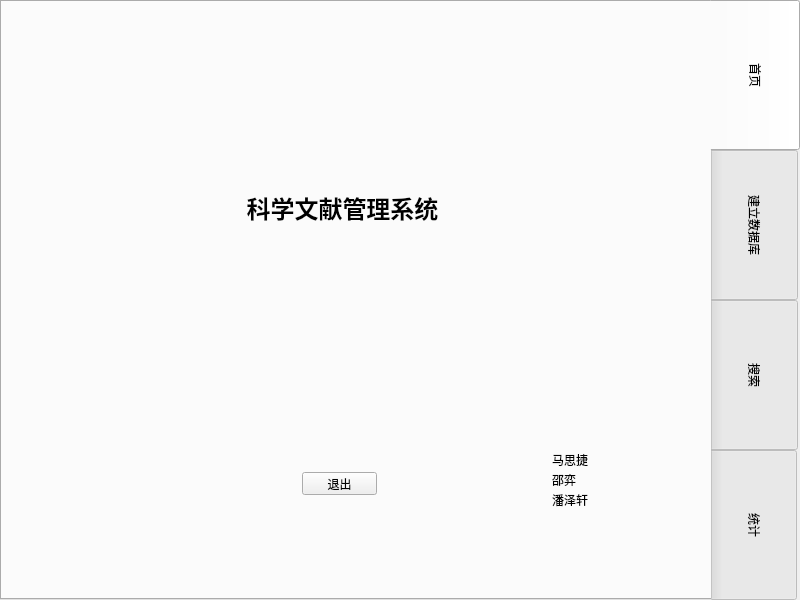
<?xml version="1.0" encoding="UTF-8"?>
<ui version="4.0">
 <class>Form</class>
 <widget class="QWidget" name="Form">
  <property name="geometry">
   <rect>
    <x>0</x>
    <y>0</y>
    <width>800</width>
    <height>600</height>
   </rect>
  </property>
  <property name="windowTitle">
   <string>Form</string>
  </property>
  <widget class="QTabWidget" name="MainWidget">
   <property name="geometry">
    <rect>
     <x>0</x>
     <y>0</y>
     <width>800</width>
     <height>600</height>
    </rect>
   </property>
   <property name="styleSheet">
    <string notr="true">QTabBar::tab{width:90}
QTabBar::tab{height:150}</string>
   </property>
   <property name="tabPosition">
    <enum>QTabWidget::East</enum>
   </property>
   <property name="currentIndex">
    <number>0</number>
   </property>
   <widget class="QWidget" name="tab_4">
    <attribute name="title">
     <string>首页</string>
    </attribute>
    <widget class="QLabel" name="label_main1">
     <property name="geometry">
      <rect>
       <x>210</x>
       <y>180</y>
       <width>261</width>
       <height>51</height>
      </rect>
     </property>
     <property name="styleSheet">
      <string notr="true">font: 9pt &quot;华文行楷&quot;;</string>
     </property>
     <property name="text">
      <string>&lt;html&gt;&lt;head/&gt;&lt;body&gt;&lt;p align=&quot;center&quot;&gt;&lt;span style=&quot; font-size:18pt; font-weight:700;&quot;&gt;科学文献管理系统&lt;/span&gt;&lt;/p&gt;&lt;/body&gt;&lt;/html&gt;</string>
     </property>
    </widget>
    <widget class="QPushButton" name="pushButton_exit">
     <property name="geometry">
      <rect>
       <x>300</x>
       <y>470</y>
       <width>75</width>
       <height>23</height>
      </rect>
     </property>
     <property name="text">
      <string>退出</string>
     </property>
    </widget>
    <widget class="QLabel" name="label_name2">
     <property name="geometry">
      <rect>
       <x>550</x>
       <y>470</y>
       <width>54</width>
       <height>16</height>
      </rect>
     </property>
     <property name="text">
      <string>邵弈</string>
     </property>
    </widget>
    <widget class="QLabel" name="label_name3">
     <property name="geometry">
      <rect>
       <x>550</x>
       <y>490</y>
       <width>54</width>
       <height>16</height>
      </rect>
     </property>
     <property name="text">
      <string>潘泽轩</string>
     </property>
    </widget>
    <widget class="QLabel" name="label_name1">
     <property name="geometry">
      <rect>
       <x>550</x>
       <y>450</y>
       <width>54</width>
       <height>16</height>
      </rect>
     </property>
     <property name="text">
      <string>马思捷</string>
     </property>
    </widget>
   </widget>
   <widget class="QWidget" name="DataBasetab">
    <attribute name="title">
     <string>建立数据库</string>
    </attribute>
    <widget class="QPushButton" name="pushButton_db">
     <property name="geometry">
      <rect>
       <x>440</x>
       <y>420</y>
       <width>121</width>
       <height>61</height>
      </rect>
     </property>
     <property name="text">
      <string>建立数据库</string>
     </property>
    </widget>
    <widget class="QLabel" name="label_openfile">
     <property name="enabled">
      <bool>false</bool>
     </property>
     <property name="geometry">
      <rect>
       <x>90</x>
       <y>190</y>
       <width>481</width>
       <height>121</height>
      </rect>
     </property>
     <property name="styleSheet">
      <string notr="true">color: #333333;
font-size: 20px;
font-weight: bold;
font-family: CMU Serif;
background-color: #abb8ff;
border-style: solid;
border-width: 2px;
border-color: #1c7cd6;
border-radius: 5px;</string>
     </property>
     <property name="text">
      <string/>
     </property>
    </widget>
    <widget class="QPushButton" name="pushButton_openfile">
     <property name="geometry">
      <rect>
       <x>130</x>
       <y>420</y>
       <width>121</width>
       <height>61</height>
      </rect>
     </property>
     <property name="text">
      <string>打开文件</string>
     </property>
    </widget>
   </widget>
   <widget class="QWidget" name="Searchtab">
    <attribute name="title">
     <string>搜索</string>
    </attribute>
    <widget class="QStackedWidget" name="stackedWidget">
     <property name="geometry">
      <rect>
       <x>20</x>
       <y>60</y>
       <width>501</width>
       <height>431</height>
      </rect>
     </property>
     <property name="currentIndex">
      <number>0</number>
     </property>
     <widget class="QWidget" name="page_searchnull"/>
     <widget class="QWidget" name="pagebasicsearch">
      <widget class="QWidget" name="layoutWidget">
       <property name="geometry">
        <rect>
         <x>0</x>
         <y>50</y>
         <width>491</width>
         <height>311</height>
        </rect>
       </property>
       <layout class="QVBoxLayout" name="verticalLayout_2">
        <item>
         <layout class="QHBoxLayout" name="horizontalLayout">
          <item>
           <widget class="QComboBox" name="comboBox_basicsearch">
            <property name="enabled">
             <bool>true</bool>
            </property>
            <property name="frame">
             <bool>true</bool>
            </property>
            <item>
             <property name="text">
              <string>作者</string>
             </property>
            </item>
            <item>
             <property name="text">
              <string>论文</string>
             </property>
            </item>
           </widget>
          </item>
          <item>
           <widget class="QLineEdit" name="lineEdit_basicsearch">
            <property name="frame">
             <bool>true</bool>
            </property>
            <property name="placeholderText">
             <string>请输入作者姓名或完整论文题目</string>
            </property>
           </widget>
          </item>
          <item>
           <widget class="QPushButton" name="pushButton_bs1">
            <property name="text">
             <string>搜索</string>
            </property>
           </widget>
          </item>
         </layout>
        </item>
        <item>
         <widget class="QTableView" name="tableView_basicsearch"/>
        </item>
       </layout>
      </widget>
     </widget>
     <widget class="QWidget" name="page_relevancesearch">
      <widget class="QWidget" name="layoutWidget_2">
       <property name="geometry">
        <rect>
         <x>0</x>
         <y>50</y>
         <width>491</width>
         <height>311</height>
        </rect>
       </property>
       <layout class="QVBoxLayout" name="verticalLayout_3">
        <item>
         <layout class="QHBoxLayout" name="horizontalLayout_2">
          <item>
           <widget class="QLineEdit" name="lineEdit_relevancesearch">
            <property name="placeholderText">
             <string>请输入作者姓名</string>
            </property>
           </widget>
          </item>
          <item>
           <widget class="QPushButton" name="pushButton_rs1">
            <property name="text">
             <string>搜索</string>
            </property>
           </widget>
          </item>
         </layout>
        </item>
        <item>
         <widget class="QTableView" name="tableView_relevancesearch"/>
        </item>
       </layout>
      </widget>
     </widget>
     <widget class="QWidget" name="page_particalsearch">
      <widget class="QWidget" name="layoutWidget_3">
       <property name="geometry">
        <rect>
         <x>20</x>
         <y>80</y>
         <width>351</width>
         <height>321</height>
        </rect>
       </property>
       <layout class="QVBoxLayout" name="verticalLayout_4">
        <item>
         <layout class="QHBoxLayout" name="horizontalLayout_3">
          <item>
           <widget class="QLineEdit" name="lineEdit_particalsearch">
            <property name="placeholderText">
             <string>请输入关键字信息</string>
            </property>
           </widget>
          </item>
          <item>
           <widget class="QPushButton" name="pushButton_ps1">
            <property name="text">
             <string>搜索</string>
            </property>
           </widget>
          </item>
         </layout>
        </item>
        <item>
         <widget class="QPlainTextEdit" name="plainTextEdit_particalsearch"/>
        </item>
       </layout>
      </widget>
     </widget>
    </widget>
    <widget class="QWidget" name="layoutWidget">
     <property name="geometry">
      <rect>
       <x>530</x>
       <y>230</y>
       <width>101</width>
       <height>103</height>
      </rect>
     </property>
     <layout class="QVBoxLayout" name="verticalLayout">
      <item>
       <widget class="QPushButton" name="pushButton_basicsearch">
        <property name="text">
         <string>基本搜索</string>
        </property>
       </widget>
      </item>
      <item>
       <widget class="QPushButton" name="pushButton_relevancesearch">
        <property name="text">
         <string>相关搜索</string>
        </property>
       </widget>
      </item>
      <item>
       <widget class="QPushButton" name="pushButton_particalsearch">
        <property name="text">
         <string>部分匹配搜索</string>
        </property>
       </widget>
      </item>
     </layout>
    </widget>
   </widget>
   <widget class="QWidget" name="Analysistab">
    <attribute name="title">
     <string>统计</string>
    </attribute>
    <widget class="QStackedWidget" name="stackedWidget_2">
     <property name="geometry">
      <rect>
       <x>30</x>
       <y>40</y>
       <width>381</width>
       <height>431</height>
      </rect>
     </property>
     <property name="currentIndex">
      <number>0</number>
     </property>
     <widget class="QWidget" name="page_analysisnull"/>
     <widget class="QWidget" name="page_authoranalysis">
      <widget class="QWidget" name="layoutWidget_6">
       <property name="geometry">
        <rect>
         <x>0</x>
         <y>20</y>
         <width>371</width>
         <height>371</height>
        </rect>
       </property>
       <layout class="QVBoxLayout" name="verticalLayout_8">
        <item>
         <widget class="QLineEdit" name="lineEdit_authoranalysis">
          <property name="text">
           <string/>
          </property>
          <property name="placeholderText">
           <string>请输入作者个数</string>
          </property>
         </widget>
        </item>
        <item>
         <widget class="QPushButton" name="pushButton_aa1">
          <property name="text">
           <string>作者统计</string>
          </property>
         </widget>
        </item>
        <item>
         <widget class="QTableView" name="tableView_authoranalysis">
          <property name="editTriggers">
           <set>QAbstractItemView::NoEditTriggers</set>
          </property>
          <property name="showGrid">
           <bool>true</bool>
          </property>
         </widget>
        </item>
       </layout>
      </widget>
     </widget>
     <widget class="QWidget" name="page_hotspotanalysis">
      <widget class="QWidget" name="layoutWidget_7">
       <property name="geometry">
        <rect>
         <x>0</x>
         <y>20</y>
         <width>371</width>
         <height>411</height>
        </rect>
       </property>
       <layout class="QVBoxLayout" name="verticalLayout_9">
        <item>
         <layout class="QHBoxLayout" name="horizontalLayout_6">
          <item>
           <widget class="QLineEdit" name="lineEdit_hotspotanalysis">
            <property name="placeholderText">
             <string>请输入年份信息</string>
            </property>
           </widget>
          </item>
          <item>
           <widget class="QLineEdit" name="lineEdit_hotspotanalysis1">
            <property name="text">
             <string/>
            </property>
            <property name="placeholderText">
             <string>请输入热点词个数</string>
            </property>
           </widget>
          </item>
          <item>
           <widget class="QPushButton" name="pushButton_hsa1">
            <property name="text">
             <string>热点分析</string>
            </property>
           </widget>
          </item>
         </layout>
        </item>
        <item>
         <widget class="QTableView" name="tableView_hotspotanalysis"/>
        </item>
        <item>
         <widget class="QPushButton" name="pushButton_wordcloud">
          <property name="text">
           <string>生成该年份词云图</string>
          </property>
         </widget>
        </item>
       </layout>
      </widget>
     </widget>
     <widget class="QWidget" name="page_clusteranalysis">
      <widget class="QWidget" name="layoutWidget_8">
       <property name="geometry">
        <rect>
         <x>30</x>
         <y>60</y>
         <width>311</width>
         <height>291</height>
        </rect>
       </property>
       <layout class="QVBoxLayout" name="verticalLayout_10">
        <item>
         <widget class="QPushButton" name="pushButton_ca1">
          <property name="text">
           <string>聚团分析</string>
          </property>
         </widget>
        </item>
        <item>
         <widget class="QPlainTextEdit" name="plainTextEdit_clusteranalysis"/>
        </item>
       </layout>
      </widget>
     </widget>
     <widget class="QWidget" name="page_virtualanalysis">
      <widget class="QWidget" name="layoutWidget_9">
       <property name="geometry">
        <rect>
         <x>20</x>
         <y>80</y>
         <width>331</width>
         <height>261</height>
        </rect>
       </property>
       <layout class="QVBoxLayout" name="verticalLayout_11">
        <item>
         <widget class="QPushButton" name="pushButton_va1">
          <property name="text">
           <string>可视化显示</string>
          </property>
         </widget>
        </item>
        <item>
         <layout class="QHBoxLayout" name="horizontalLayout_7">
          <item>
           <widget class="QPlainTextEdit" name="plainTextEdit_va1"/>
          </item>
          <item>
           <widget class="QPlainTextEdit" name="plainTextEdit_va2"/>
          </item>
         </layout>
        </item>
       </layout>
      </widget>
     </widget>
    </widget>
    <widget class="QWidget" name="layoutWidget">
     <property name="geometry">
      <rect>
       <x>500</x>
       <y>190</y>
       <width>95</width>
       <height>139</height>
      </rect>
     </property>
     <layout class="QVBoxLayout" name="verticalLayout_7">
      <item>
       <widget class="QPushButton" name="pushButton_authoranalysis">
        <property name="text">
         <string>作者统计</string>
        </property>
       </widget>
      </item>
      <item>
       <widget class="QPushButton" name="pushButton_hotspotanalysis">
        <property name="text">
         <string>热点分析</string>
        </property>
       </widget>
      </item>
      <item>
       <widget class="QPushButton" name="pushButton_clusteranalysis">
        <property name="text">
         <string>聚团分析</string>
        </property>
       </widget>
      </item>
      <item>
       <widget class="QPushButton" name="pushButton_virtualanalysis">
        <property name="text">
         <string>可视化显示</string>
        </property>
       </widget>
      </item>
     </layout>
    </widget>
   </widget>
  </widget>
 </widget>
 <resources/>
 <connections/>
</ui>
